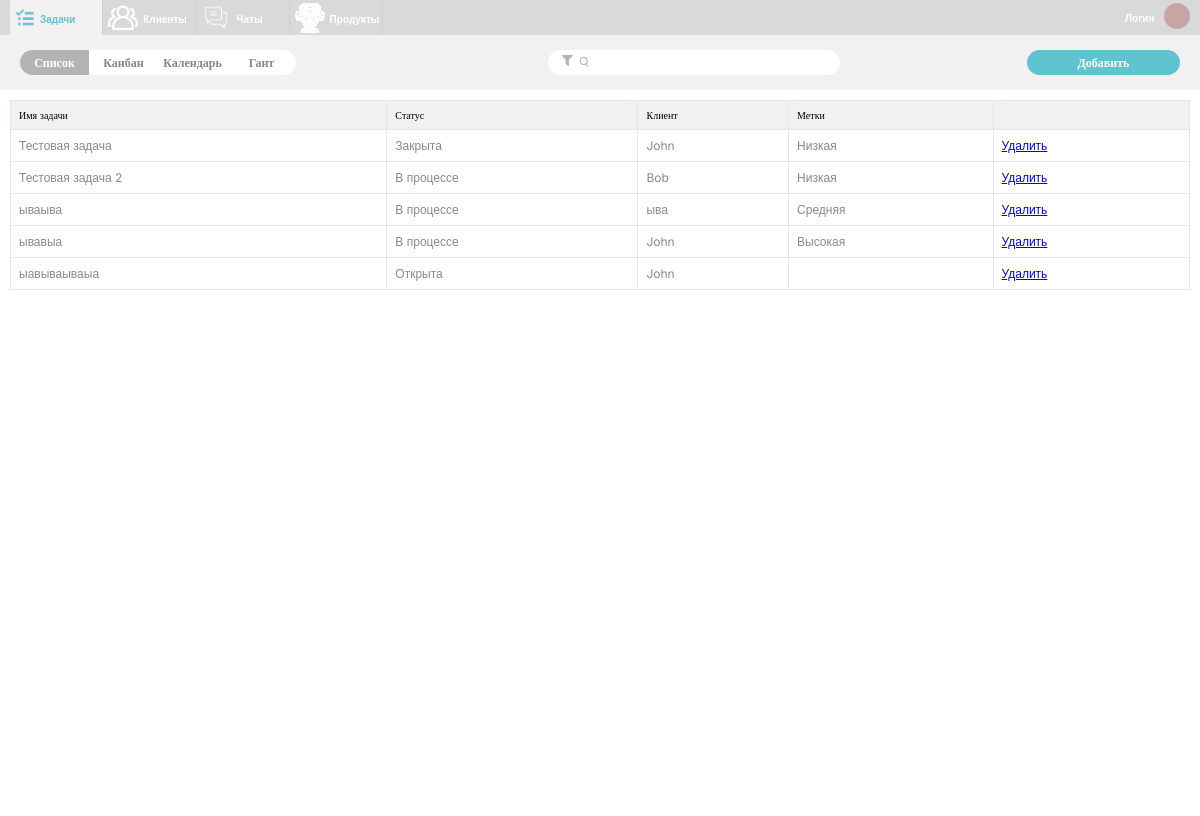
The page /Tasks.php on the database its author committed.
### tables this page shows
CREATE TABLE `issues` (
  `id_issue` int NOT NULL,
  `id_status` int DEFAULT NULL,
  `id_user` int DEFAULT NULL,
  `id_client` int DEFAULT NULL,
  `id_mark` int DEFAULT NULL,
  `deleted` tinyint(1) DEFAULT '0',
  `name` varchar(100) DEFAULT NULL,
  `Description` text,
  `start_time` datetime DEFAULT NULL,
  `completion_time` datetime DEFAULT NULL,
  `product_id` int DEFAULT NULL
);

CREATE TABLE `status` (
  `id_status` int NOT NULL,
  `status_name` varchar(50) NOT NULL
);

CREATE TABLE `clients` (
  `id_client` int NOT NULL,
  `first_name` varchar(100) DEFAULT NULL,
  `middle_name` varchar(100) DEFAULT NULL,
  `last_name` varchar(100) DEFAULT NULL,
  `deleted` tinyint(1) DEFAULT '0',
  `company_name` varchar(255) DEFAULT NULL,
  `contact_phone` varchar(20) DEFAULT NULL,
  `email` varchar(100) DEFAULT NULL,
  `inn` varchar(20) DEFAULT NULL,
  `username` varchar(45) NOT NULL,
  `chat_id` bigint NOT NULL
);

CREATE TABLE `marks` (
  `id_mark` int NOT NULL,
  `name` varchar(100) DEFAULT NULL
);

### Tasks.php (the view, shortened to what this page needs)
<?php
include 'database.php';
$sql = "SELECT issues.name, issues.name AS issue_name, issues.id_client, issues.description, issues.id_issue,
status.status_name, clients.first_name, clients.middle_name, clients.last_name, issues.completion_time, issues.id_status, marks.name AS mark_name
FROM issues
LEFT JOIN status ON issues.id_status = status.id_status
LEFT JOIN clients ON issues.id_client = clients.id_client
LEFT JOIN marks ON issues.id_mark = marks.id_mark
WHERE issues.deleted = 0";
$result = $conn->query($sql);
$sqlcomment = "SELECT c.id_comment, i.name, c.comment, c.creation_date FROM comments c JOIN issues i ON c.id_issue = i.id_issue;";
$resultComment = $conn->query($sqlcomment);
?>
<!DOCTYPE html>
<html lang="en">
<head>
    <link rel="stylesheet" href="CSS/Issue_Styl.css">
    <link rel="stylesheet" href="CSS/tasksStyle.css">
    <link rel="stylesheet" href="CSS/completerstylee.css">
</head>
<body>
    <header>
        <div class="header-container">
            <div class="nav-item active">
                <div class="rectangle-9">
                    <img src="IMG/image-70active.svg" alt="Задачи" width="30" height="30" />
                    <span class="nav-text">Задачи</span>
                </div>
            </div>
            <div class="nav-item">
              <a href="Clients.php" class="rectangle-9 client" style="text-decoration: none;">
                    <img src="IMG/image-80.svg" alt="Клиенты" width="21" height="21" />
                    <span class="nav-text">Клиенты</span>
              </a>
            </div>
            <div class="nav-item">
              <a href="Chats.php" class="rectangle-9 chat" style="text-decoration: none;">
                    <img src="IMG/image-90.svg" alt="Чаты" width="28" height="24" />
                    <span class="nav-text">Чаты</span>
              </a>
            </div>
            <div class="nav-item">
                <a href="product/products.php" class="rectangle-9 chat" style="text-decoration: none;">
                    <img src="IMG/image30.svg" alt="Чаты" width="28" height="24" />
                    <span class="nav-text">Продукты</span>
                </a>
            </div>
        </div>
        <div class="login-avatar-container">
            <div class="login-text">Логин</div>
            <div class="avatar">
                <svg xmlns="http://www.w3.org/2000/svg" width="26" height="26" viewBox="0 0 26 26" fill="none">
                    <circle cx="13" cy="13" r="13" fill="#C7A5A5" />
                </svg>
            </div>
        </div>
    </header>
    <div class="header-content">
        <div class="second-panel">
            <div class="panel-item">
                <span>Список</span>
            </div>
            <div class="panel-item" id="kanban">
                <span>Канбан</span>
            </div>
            <div class="panel-item" id="calendar">
                <span>Календарь</span>
            </div>
            <div class="panel-item" id="gant">
                <span>Гант</span>
            </div>
        </div>
        <div class="search-panel">
    <div class="custom-select-wrapper">
        <img src="IMG/Polygon2.svg" alt="Select" id="customSelect">
    </div>
    <img src="IMG/Search.svg" alt="Search" />
    <input type="text" id="keywordInput"/>
</div>
<div class="add-button"><span>Добавить</span></div>
    </div>
    <div class="task-list-container">
        <table class="task-table">
          <thead>
            <tr>
              <th>Имя задачи</th>
              <th>Статус</th>
              <th>Клиент</th>
              <th>Метки</th>
              <th></th>
            </tr>
          </thead>
          <tbody>
            <?php
            if ($result->num_rows > 0) {
                while ($row = $result->fetch_assoc()) {
                    echo "<tr>";
                    echo "<td data-task-name='" . $row['name'] . "'  data-task-id='" . $row['id_issue'] .  "' data-task-description='" . $row['description'] . "' data-client-id='" . $row['first_name'] . $row['middle_name'] . $row['last_name'] . "' data-task-completion='" . $row['completion_time'] . "' data-status-id='" . $row['status_name'] . "' data-marks-id='" . $row['mark_name'] . "' data-comment='";
                    $comments = [];
                    while ($commentRow = $resultComment->fetch_assoc()) {
                        if ($commentRow['name'] === $row['name']) {
                            $comments[] = $commentRow['comment'];
                        }
                    }
                    echo implode(', ', $comments) . "' class='open-task-modal'>" . $row['issue_name'] . "</td>";
                    echo "<td data-status-id='" . $row['id_status'] . "'>" . $row['status_name'] . "</td>";
                    echo "<td>" . $row['first_name'] . "</td>";
                    echo "<td>" . $row['mark_name'] . "</td>";
                    echo "<td> <a href='#' onclick='deleteTask(" . $row['id_issue'] . ")'>Удалить</a></td>";
                    echo "</tr>";
                    $resultComment->data_seek(0);
                }
            }
            ?>
          </tbody>
        </table>
      </div>
</body>
</html>

### CSS/Issue_Styl.css (style rules this page uses)
body { margin: 0; padding: 0; color: #898989; font-family: Inter; font-size: 12px; font-style: normal; line-height: normal; }

### CSS/tasksStyle.css (style rules this page uses)
body { margin: 0; font-family: Inter; overflow: hidden; background-color: #F2F0F0; }
header { width: 100%; height: 35px; background-color: #D9D9D9; display: flex; justify-content: space-between; align-items: center; padding: 0 10px; }
.header-container { display: flex; }
.nav-item { flex-shrink: 0; position: relative; }
.rectangle-9::after { content: ""; width: 1px; height: 35px; background: #CFCFCF; position: absolute; top: 0; right: 0; }
.rectangle-9 { background: #d9d9d9; width: 93.21px; height: 35px; position: relative; display: flex; align-items: center; cursor: pointer; }
.rectangle-9 img { width: 30px; height: 30px; flex-shrink: 0; }
.rectangle-9.client img { margin-right: 5px; margin-left: 5px; }
.rectangle-9.chat img { margin-right: 5px; margin-left: 5px; }
.nav-text { width: 39.244px; height: 9.479px; flex-shrink: 0; color: #5FC3D0; font-size: 10px; font-style: normal; font-weight: 700; line-height: normal; }
.client .nav-text { width: 46.112px; height: 9px; color: #FFF; }
.chat .nav-text { width: 29.433px; height: 10px; color: #FFF; }
.active .rectangle-9 { background-color: #F2F0F0; }
.login-avatar-container { display: flex; align-items: center; margin-right: 20px; }
.login-text { margin-right: 5px; width: 34px; height: 12px; flex-shrink: 0; color: #FFF; font-size: 10px; font-style: normal; font-weight: 700; line-height: normal; }
.header-content { margin-top: 15px; display: flex; align-items: center; margin-left: 10px; padding: 0 10px; }
.second-panel { display: flex; width: 276px; height: 25px; flex-shrink: 0; background-color: #F2F0F0; margin-right: 208px; }
.panel-item { width: 69px; height: 25px; flex-shrink: 0; display: flex; align-items: center; justify-content: center; cursor: pointer; }
.panel-item:first-child { border-radius: 30px 0 0 30px; background-color: #B3B3B3; }
.panel-item:nth-child(2), .panel-item:nth-child(3) { background-color: #FFF; }
.panel-item:last-child { border-radius: 0 30px 30px 0; background-color: #FFF; }
.panel-item:first-child span { color: #FFF; font-family: Inter; font-size: 12px; font-style: normal; font-weight: 700; line-height: normal; }
.panel-item:not(:first-child) span { color: #878787; font-family: Inter; font-size: 12px; font-style: normal; font-weight: 700; line-height: normal; }
.search-panel { margin-right: 187px; width: 272px; height: 25px; flex-shrink: 0; border-radius: 30px; background: #FFF; display: flex; align-items: center; padding: 0 10px; overflow: hidden; }
.search-panel img { margin-left: 3px; margin-right: 3px; }
.search-panel input { border: none; outline: none; width: calc(100% - 22px); height: 25px; font-family: Inter; font-size: 12px; font-style: normal; font-weight: 400; line-height: normal; }
.add-button { margin-left: auto; margin-right: 10px; width: 153px; height: 25px; flex-shrink: 0; border-radius: 30px; background: #5FC3D0; cursor: pointer; display: flex; align-items: center; justify-content: center; }
.add-button span { color: #FFF; font-family: Inter; font-size: 12px; font-style: normal; font-weight: 700; line-height: normal; }
.task-list-container { width: calc(100% - 20px); height: calc(100vh - 94px); background: #FFF; margin-top: 15px; padding: 10px; overflow: auto; }
.task-table { width: 100%; border-collapse: collapse; }
.task-table th, .task-table td { border: 1px solid #E6E6E6; padding: 8px; text-align: left; }
.task-table th { background-color: #F2F0F0; color: #000; font-family: Inter; font-size: 10px; font-style: normal; font-weight: 400; line-height: normal; }

### CSS/completerstylee.css (style rules this page uses)
body { margin: 0; padding: 0; color: #898989; font-family: 'Inter', sans-serif; font-size: 12px; font-weight: 400; line-height: normal; }

### rows shown on the page
issues: name "Тестовая задача", id_status.status_name "Закрыта", id_client.first_name "John", id_mark.name "Низкая"
issues: name "Тестовая задача 2", id_status.status_name "В процессе", id_client.first_name "Bob", id_mark.name "Низкая"
issues: name "ываыва", id_status.status_name "В процессе", id_client.first_name "ыва", id_mark.name "Средняя"
issues: name "ывавыа", id_status.status_name "В процессе", id_client.first_name "John", id_mark.name "Высокая"
issues: name "ыавываываыа", id_status.status_name "Открыта", id_client.first_name "John"
